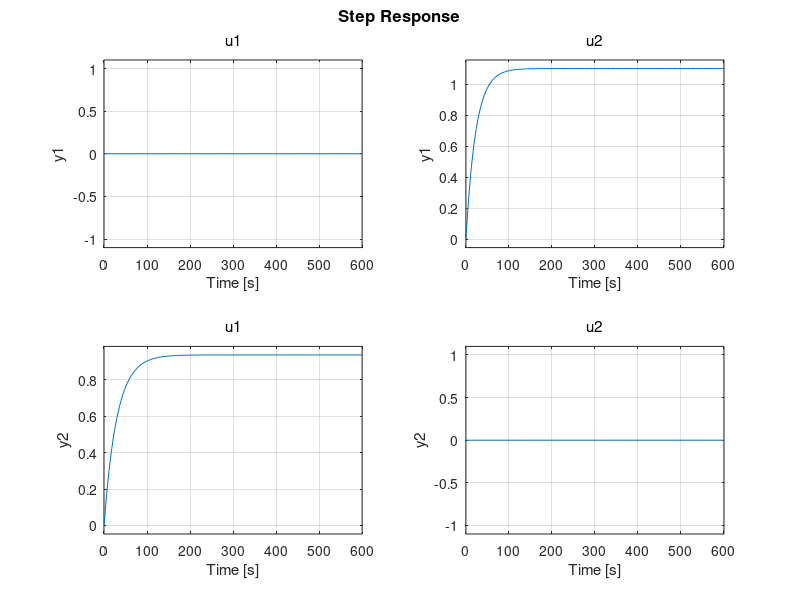

Write MATLAB code to recreate this figure. (Note: this script raises an error after producing the figure.)
% MPC Control
% Four Tank System
close all;
clear all; clc;

% Define the System Matrices
 % Given parameters
 A1=28; A2=32; A3=28; A4=32;             
 a1=0.071; a2=0.057; a3=0.071;a4=0.057;
 kc=1.0;
 g=981;
 k1=3.33; k2=3.35;
 z1=0.70; z2=0.60;
 T1=62; T2=90; T3=23; T4=30;
 
 % Matrices of the system
 Am1=[-1/T1 0 A3/(T3*A1) 0;0 -1/T2 0 A4/(A2*T4);0 0 -1/T3 0;0 0 0 -1/T4];   
 Bm1=[z1*k1/A1 0;0 z2*k2/A2 ;0 (1-z2)*k2/A3 ;(1-z1)*k1/A4 0];
 Cm1=[0 0 kc 0 ;0 0 0 kc]; %Change according to the controller (To control)
 Co1=[kc 0 0 0 ;0 kc 0 0]; %Change according to the observer (To measure)
 Dm1=[0 0;0 0];

 % Continuous State space model
 sys_cp=ss(Am1,Bm1,Cm1,Dm1); % (For MPC)
 sysK=ss(Am1,Bm1,Co1,Dm1);   % (For Kalman Filter)

 %Step response of system
 step(sys_cp);

 % Discrete State space model
 Ts=0.1;
 sys_d=c2d(sys_cp,Ts);       % (For MPC)
 sysK_d=c2d(sysK,Ts);        % (For Kalman Filter)
 
 Am=sys_d.A;        
 Bm=sys_d.B;
 Cm=sys_d.C;  %(To control)
 Co=sysK_d.C; %(To measure)
 Dm=sys_d.D;

%For MPC implementation

 %Prediction Horizon
 Np=30;
 %Control Horizon
 Nc=5;
 %Calculate the matrices
 [Phi_Phi,Phi_F,Phi_R,Phi,F,BarRs,A_e,B_e,C_e]=mpcgain_MIMO(Am,Bm,Cm,Nc,Np);
 q=size(Cm,1);
 [n,m]=size(B_e);
 nm=size(Am,1);
 %xm=zeros(nm,1);
 
 Xf=zeros(n,1); %Augmented state system

 % Define the length of the simulation
 nlen=800;

 r=ones(nlen,q);
 u=zeros(m,1); %u(k-1)=0
 y=zeros(q,1);
 uwt=[1 1]; %input weight R matrix
 ysp=[2.8 2.4];% Set point
 Rs=repmat(ysp',Np,1);
 R=zeros(m*Nc,m*Nc);
 R(1:m,1:m)=diag(uwt);
 for i=2:Nc
    R((i-1)*m+1:i*m,(i-1)*m+1:i*m)=diag(uwt);
 end

 % Hessian Matrix
 H=Phi_Phi+R;

 %Input Constraints
 DUmin=5*[-1;-1];  
 DUmax=5*[1;1];
 Umin= 0*[-1;-1];
 Umax= 20*[1;1];

%For Kalman Filter Implementation
  Am_tr = transpose(Am);
  Co_tr = transpose(Co);
  %Checking for Controllability and Observability
  %Since this is fourth order system, Controllability matrix is [B AB A^2*B  A^3*B]

  CO=[Bm(:,1) Bm(:,2) Am*Bm(:,1) Am*Bm(:,2) Am^2*Bm(:,1) Am^2*Bm(:,2) Am^3*Bm(:,1) Am^3*Bm(:,2)];
  R_co = rank(CO);
  if R_co==4
   disp('System is controllable')
  else
   disp('System is uncontrollable')
  end

  %Similarly Observability matrix is [H;HA;HA^2;HA^3]
  OB = [Co(1,:); Co(2,:); Co(1,:)*Am; Co(2,:)*Am; Co(1,:)*Am^2; Co(2,:)*Am^2; Co(1,:)*Am^3;Co(2,:)*Am^3];
  R_ob = rank(OB);
  if R_ob ==4
   disp('System is observable')
  else
   disp('System is unobservable')
  end
  
  %Define the noise covariances.
  %We can tune the Q and R for the better estimates of the states
  Q = 10.02*eye(4);
  R = 0.5*eye(2);
  
  %Preallocating the memory
  x_pri=zeros(4,nlen);
  x_post=zeros(4,nlen);
  E=zeros(4,nlen);
  P_pri=ones(4,4,nlen);
  P_post=ones(4,4,nlen);
  K=zeros(4,4,nlen);
  %Tolerance=zeros(1,nlen);
  trpapriori = zeros(1,nlen);
  trposteriori=zeros(1,nlen);

  %Initial condition on the state, x.
  xm=[12.4;12.7;1.8;1.4];

  %Initial guesses for state and a posteriori covariance.
  x_postm= [1;1;1;1];
  P_postm= (10^5)*eye(4);
  
  %Calculate the process and measurement noise.
  w= 0.005*rand(4,1);
  v= 0.05*rand(2,1);
  
  deltau1=zeros(2,nlen);
  u1=zeros(2,nlen);
  xm1=zeros(4,nlen);
  y1=zeros(2,nlen);
  x_postm1=zeros(4,nlen);
  x_pri1=zeros(4,nlen);

  ukprev=u;
  for kk=1:nlen;
     %pred_err=(Rs-F*Xf);
     %DeltaU=inv(Phi_Phi+R)*Phi'*pred_err;
     f=-(Phi')*(Rs-F*Xf); 
     [M,gamma]=mpc_constraint_MIMO(Umin,Umax,DUmin,DUmax,ukprev,Nc); 
     DeltaU=quadprog(H,f,M,gamma); %H is Haessian matrix
     deltau=DeltaU(1:m,1); %First move of m inputs
     deltau1(:,kk)=deltau;

     u=u+deltau;
     ukprev=u;
     u1(:,kk)=u;

     xm_old=xm;
     xm=Am*xm+Bm*u+w; %delxm(k+1)
     xm1(:,kk)=xm;

     y=Co*xm+v; %y(k) and random noise
     y_mpc=Cm*xm;
     y1(:,kk)=y_mpc;
     
     
     
     %Kalman Filter implementation
      %Predictor equations
        %Compute X_prior
       x_pri=Am*x_postm + Bm*u;
       x_pri1(:,kk)=x_pri;
       %Compute variance P prior
       P_pri=Am*P_postm*Am_tr+Q;
      %Calculating the trace of P prior
      %trpapriori(1,k) = trace(P_pri(:,:,k));

 %Corrector equations
 %Compute Kalman Gain
 K=P_pri*Co_tr/(Co*P_pri*Co_tr+R);
 
 Z_est = Co*x_pri;
 Z_true=y;
 E=Z_true-Z_est;

 %Compute X posterior
 x_postm=x_pri+K*E;
 x_postm1(:,kk)=x_postm;
 %Compute variance P posterior
 P_postm=P_pri - K*Co*P_pri;
 %Calculating the trace of P posterior
 %trposteriori(1,k) = trace(P_post(:,:,k));
        

  Xf=[xm-xm_old;y_mpc]; %full state feedback in delta
    end
    k=0:Ts:(nlen-1)*Ts;
    figure                  %Plots all the tank measurements with legend
    for i = 1:4
        plot(xm1(i,:),'displayname',strcat('h',num2str(i)));
        hold on;
    end
    xlabel('Time')
    ylabel('All the water levels')
    legend;
    
  figure;
    subplot(311)                          %Plots the controlled heights only.
        plot(transpose(y1(1,:)),'displayname',strcat('h3'));
        hold on;
        plot(transpose(y1(2,:)),'displayname',strcat('h4'));
    xlabel('Time')
    ylabel('Water level controlled')
    legend;
    subplot(312)
    plot(k,u1')    %Plots the pump voltages
    xlabel('Time')
    ylabel('pump volatge')
    legend('Control')
    subplot(313)
    stairs(k,deltau1')
    xlabel('Time')
    ylabel('deltau')
    legend('First incremental control')
    
      disp('set points are=');
  disp(ysp)
  X=['when Np=',num2str(Np), ' Nc=',num2str(Nc)]; 
  disp(X);
  disp('and uwt=')
  disp(uwt);
  disp('Set points acheived are=')
  disp(y_mpc);
                      
   
   
    
 

